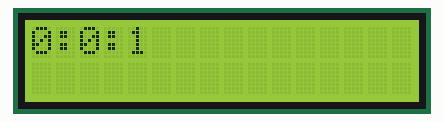
The sketch below on a simulated Arduino Uno, built with avr-gcc and run on an emulated ATmega328P. Shown: 16×2 character LCD.

Above: at 1.1 s.
At 5.1 s:
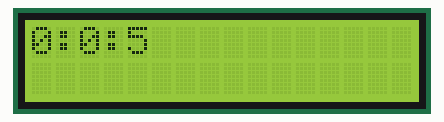
At 10.1 s:
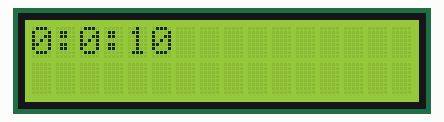
At 19.1 s:
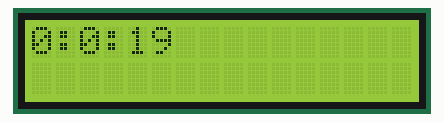
At 28.1 s:
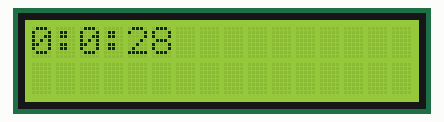
At 38.1 s:
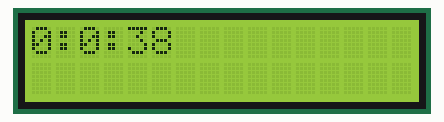

The sketch:

FarinangoRafael_SIMULACION4.5_SE.ino
```cpp
/*
 * CAPITULO IV: PERIFERICOS ESPECIALES
 * CODIGO 18: USO DE TIMER 2
 * OBJETIVO: REALIZAR UN RELOJ CON ESTE TIMER
 * NOMBRE: RAFAEL FARINANGO
 * FUNCIONES:       MsTimer2::set(1000,flash);
 *                  MsTimer2::start();
 *                  MsTimer2::start(stop);
 */

#include <MsTimer2.h>
#include <LiquidCrystal.h>

LiquidCrystal lcd(13,12,11,10,9,8);

int segundos = 0;
int minutos = 0;
int horas = 0;


void setup() {
  lcd.begin(16,2);
  MsTimer2::set(1000,reloj);
  MsTimer2::start();
}


void loop() {
  // put your main code here, to run repeatedly:

}


void reloj(){
  if(segundos < 60){
    segundos++;
  }
  else{
    segundos = 0;
    if(minutos < 60){
      minutos++;
    }
    else{
      minutos = 0;
       if(horas < 24)
          horas++;
       else
          horas = 0;
    }
  }
  lcd.clear();
  lcd.setCursor(0,0);
  lcd.print(String(horas)+String(":")+String(minutos)+String(":")+String(segundos));
}
```

Measured:
- what the display in image 0 shows lasts 1.0 s, from 1.1 s to 2.1 s
